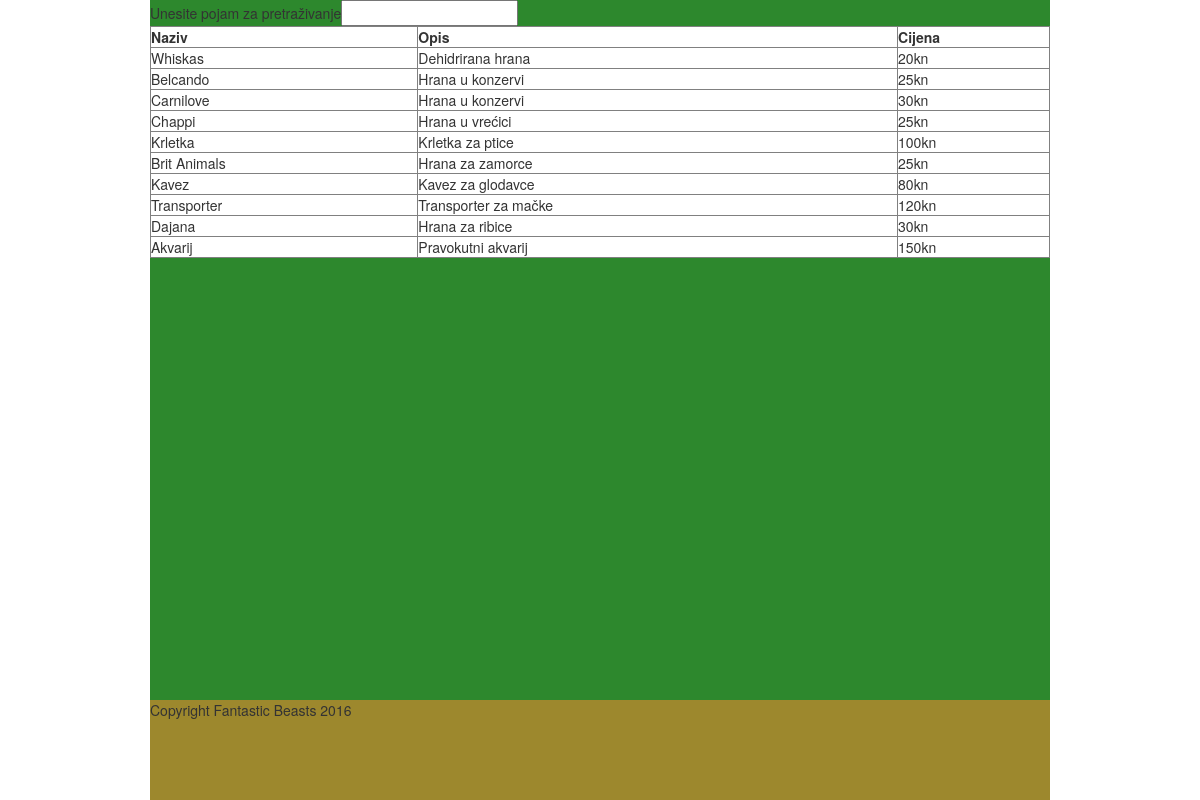
The page /lab3/proizvodi.php on the database its author committed.
### tables this page shows
CREATE TABLE `Proizvodi` (
  `PID` int(11) NOT NULL AUTO_INCREMENT,
  `Naziv` varchar(45) DEFAULT NULL,
  `Tip životinja` int(11) DEFAULT NULL,
  `Tip proizvoda` int(11) DEFAULT NULL,
  `Opis` varchar(45) DEFAULT NULL,
  `Cijena` float DEFAULT NULL,
  PRIMARY KEY (`PID`),
  KEY `fk_Proizvodi_1_idx` (`Tip proizvoda`),
  KEY `fk_životinje_idx` (`Tip životinja`),
  CONSTRAINT `fk_proizvod` FOREIGN KEY (`Tip proizvoda`) REFERENCES `Tip proizvoda` (`PID`) ON DELETE NO ACTION ON UPDATE NO ACTION,
  CONSTRAINT `fk_životinje` FOREIGN KEY (`Tip životinja`) REFERENCES `Tip životinja` (`PID`) ON DELETE NO ACTION ON UPDATE NO ACTION
);

### lab3/proizvodi.php (the view, shortened to what this page needs)
<!DOCTYPE html>
<html>
<head>
	<link rel="stylesheet" type="text/css" href="mystyle.css">
	<link rel="stylesheet" href="http://maxcdn.bootstrapcdn.com/bootstrap/3.3.6/css/bootstrap.min.css">
</head>
<body>
<main>
	<div id="content">
	Unesite pojam za pretraživanje<input onkeyup="pretrazi()" type="text" name="query" id="query">
<?php
$servername = "localhost";
$username = "root";
$password = "root";
$db = "FantasticBeasts_proizvodi";
$conn = new mysqli($servername, $username, $password,$db);
$conn->set_charset("utf8");
$sql = "SELECT * FROM Proizvodi";
$result = $conn->query($sql);
if ($result->num_rows > 0)
{
	echo '<table id="tablica" border="1" style="width:100%">
		<tr> 	<th>Naziv </th>
			<th> Opis </th>
			<th> Cijena </th>
		</tr>';
	while($row = $result->fetch_assoc())
	{
		echo '	<tr>
			<td>' . $row["Naziv"] . '</td>
			<td>' . $row["Opis"] . '</td>
			<td>' . $row["Cijena"] . 'kn </td>
			</tr>';
	}
	echo '</table>';
}
else
{
	echo '0 results';
}
?>
	</div>
	<div id="footer">
	Copyright Fantastic Beasts 2016
	</div>
</main>
</body>

### lab3/mystyle.css (style rules this page uses)
html,body { height:100%; margin:0; padding:0; width:100%; }
body { background-color:#2D882D; }
main { background-color:#2D882D; min-height:100%; width:75%; margin:auto; position:relative; }
#content { padding-bottom:100px; }
#footer { background-color:#9D882D; width:100%; height:100px; position:absolute; bottom:0; left:0; }
#tablica { background-color:white; }

### rows shown on the page
proizvodi: Naziv "Whiskas", Opis "Dehidrirana hrana", Cijena "20"
proizvodi: Naziv "Belcando", Opis "Hrana u konzervi", Cijena "25"
proizvodi: Naziv "Carnilove", Opis "Hrana u konzervi", Cijena "30"
proizvodi: Naziv "Chappi", Opis "Hrana u vrećici", Cijena "25"
proizvodi: Naziv "Krletka", Opis "Krletka za ptice", Cijena "100"
proizvodi: Naziv "Brit Animals", Opis "Hrana za zamorce", Cijena "25"
proizvodi: Naziv "Kavez", Opis "Kavez za glodavce", Cijena "80"
proizvodi: Naziv "Transporter", Opis "Transporter za mačke", Cijena "120"
proizvodi: Naziv "Dajana", Opis "Hrana za ribice", Cijena "30"
proizvodi: Naziv "Akvarij", Opis "Pravokutni akvarij", Cijena "150"
